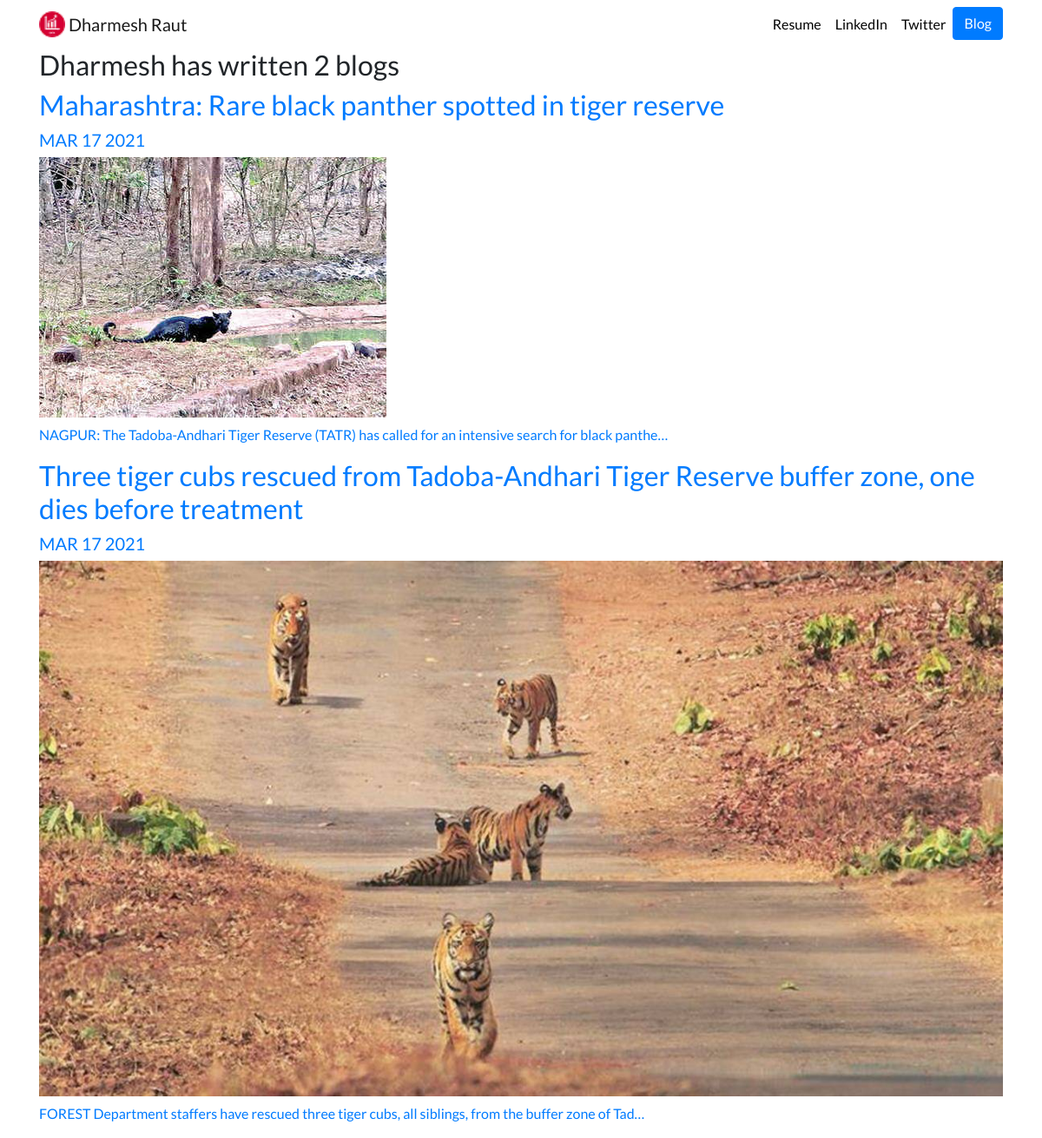
Screenshot of /blog/ with the database file from the repository.
### blog/models.py (models this page shows, shortened)
class Blog(models.Model):
    title = models.CharField(max_length= 100)
    blog_date = models.DateField(auto_now= True)
    image = models.ImageField(upload_to='portfolio/images/', blank= True)
    description = models.TextField()

### blog/views.py (the view)
# urls.py: path('', views.all_blogs, name='all_blogs'),
def all_blogs(request):
    blogs = Blog.objects.order_by('-blog_date')
    return render(request, 'blog/all_blogs.html', {'blogs':blogs})

### blog/templates/blog/all_blogs.html
{% extends 'portfolio/base.html'%}
{% block content %}
<h2>Dharmesh has written {{blogs.count}} blog{{blogs.count|pluralize}}</h2>
{% for blog in blogs %}
<a href="{% url 'blog:detail' blog.id %}"><h2>{{ blog.title }}</h2>
<h5>{{ blog.blog_date|date:'M d Y'| upper }}</h5>
<img src="{{ blog.image.url }}" class="img-fluid mb-2">
<p>{{ blog.description|striptags|truncatechars:100 }}</p>
{% endfor %}
{% endblock %}

### portfolio/static/portfolio/custom.css (style rules this page uses)
body { font-family: 'Lato', sans-serif; }

### rows the page displays
Blog: title "Maharashtra: Rare black panther spotted in tiger reserve", blog_date "MAR 17 2021", image (picture), description "NAGPUR: The Tadoba-Andhari Tiger Reserve (TATR) has called for an intensive search for black panthe…"
Blog: title "Three tiger cubs rescued from Tadoba-Andhari Tiger Reserve buffer zone, one dies before treatment", blog_date "MAR 17 2021", image (picture), description "FOREST Department staffers have rescued three tiger cubs, all siblings, from the buffer zone of Tad…"

### other values shown
{{ blogs.count }} "2"
